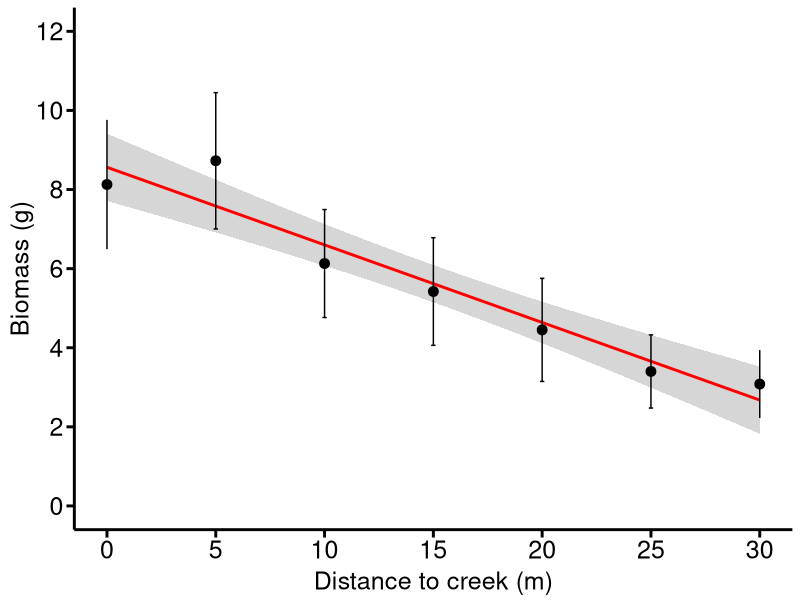
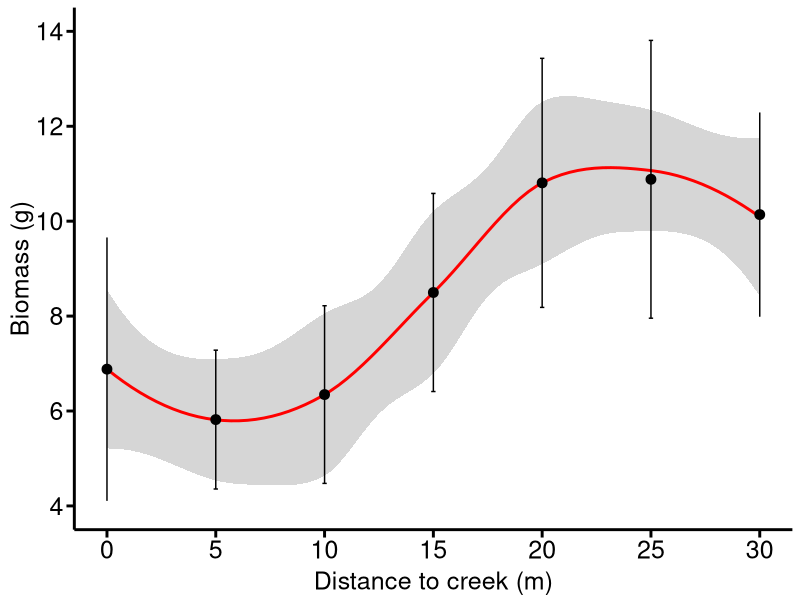
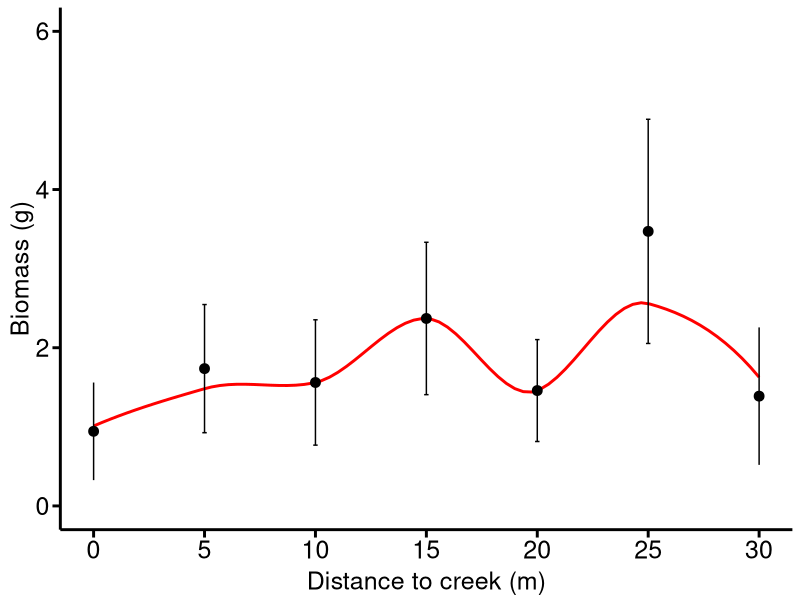
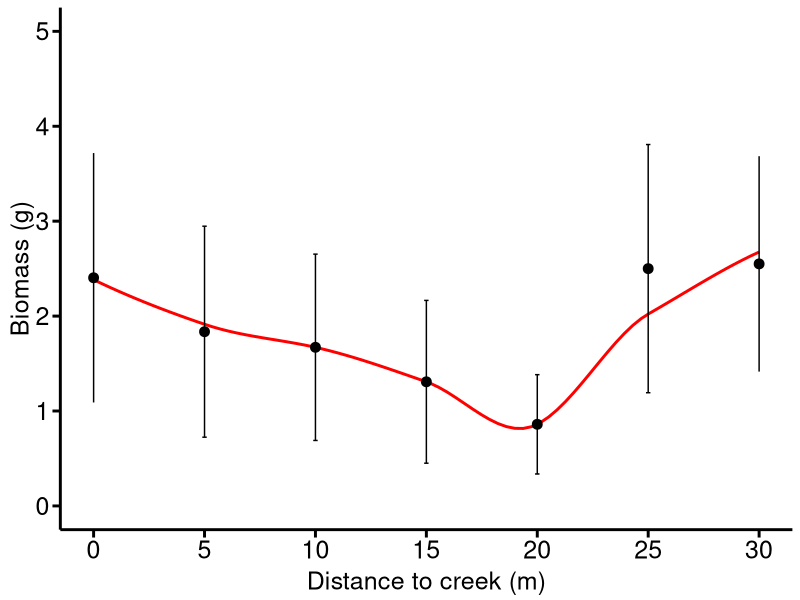
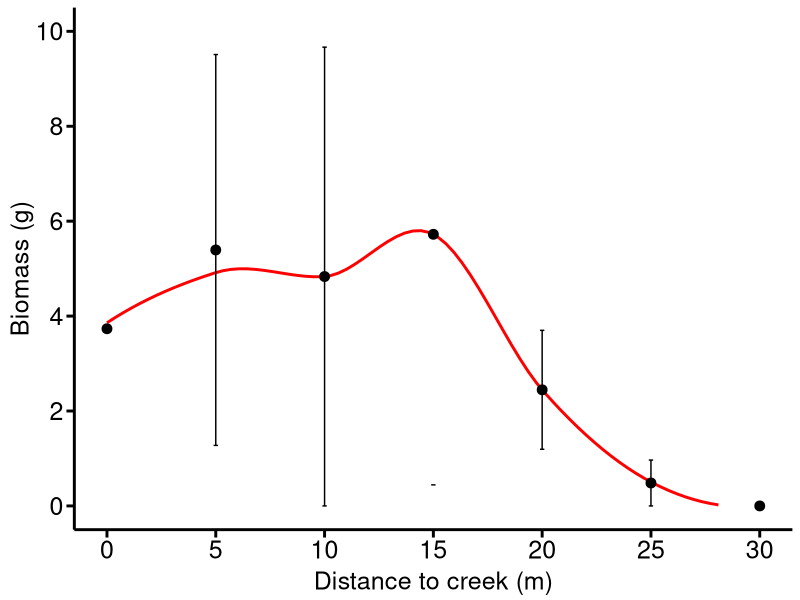

R code for these plots, in order:
rm(list=ls())
# 加载ggplot2包
library(ggplot2)
library(dplyr)

cbPalette = c("#F8766D", "#00BA38", "#619CFF", "#F564E3","#B79F00", "#00BFC4")
textcol = cbPalette
shape_values = c(15:20)
alphadegree = 0.2
FS = 18
pic_height = 4
pic_width = 5

mytheme = theme(
  legend.position = c(0.8, 0.25),       # 将图例放在右上角内侧
  legend.title = element_text(size = FS),    # 设置图例标题字体大小
  legend.text = element_text(size = FS-2),
  panel.grid.major=element_line(colour=NA),
  panel.grid.minor = element_blank(),
  panel.background = element_blank(),
  axis.line = element_line(size = 1),    # 修改x轴和y轴的线条粗细
  axis.ticks = element_line(size = 1),   # 修改刻度线的粗细
  axis.ticks.length = unit(0.20, "cm"),
  # axis.ticks.x = element_blank(),  # 移除x轴刻度线
  # axis.ticks.y = element_blank(),   # 移除y轴刻度线
  axis.title.x = element_text(size = FS,vjust = 0.5),
  axis.title.y = element_text(size = FS,vjust = 0.5),
  axis.text.x = element_text(size = FS,color='black'),
  axis.text.y = element_text(size = FS,color='black'),
  strip.text.x = element_text(size = FS,face="bold"),
  strip.text.y = element_text(size = FS,face="bold")
)

# 读取数据
data = read.csv("../../Data/PlantData/newdat.csv")
StatisticResult = c()
Species = unique(data$Species)
data_ST = data[data$Species == Species[1],] #130
# data_CS = data[data$Species == "CS",] #74
# data_CD = data[data$Species == "CD",] #35
# data_SM = data[data$Species == "SM",] #34
# data_IC = data[data$Species == "IC",] #9
summary_data <- data_ST %>%
  group_by(xDistance) %>%
  summarise(
    mean = mean(Biomass, na.rm = TRUE),
    se = sd(Biomass, na.rm = TRUE) / sqrt(n())
  )
# Linear fit
fit = lm(mean ~ xDistance, data = summary_data)
a = summary(fit)
RSquared = a$r.squared
Pvalue = 1- pf(a$fstatistic[1], a$fstatistic[2], a$fstatistic[3])
SR = cbind(Species[1],RSquared, Pvalue)
StatisticResult = rbind(StatisticResult,SR)

# Plot
p <- ggplot(summary_data, aes(x = xDistance, y = mean)) +
  geom_smooth(method = "glm", col = "red", se = TRUE) +
  geom_point(data = summary_data, aes(x = xDistance, y = mean), size = 3) +
  geom_errorbar(data = summary_data, aes(x = xDistance, ymin = mean - se, ymax = mean + se), width = 0.2) +
  labs(x = "Distance to creek (m)",
       y = "Biomass (g)") +
  # annotate("text", x = 12.5, y = 12, label = "Scirpus triqueter", fontface = "italic", size = 6, hjust = 0 ) +
  # annotate("text", x = 22.5, y = 10, label= expression(italic(paste("P<0.001, ",R^2, " = 0.93"))), size = 6 ) +
  scale_x_continuous(breaks=seq(0, 30, by=5), limits=c(0, 30)) +
  scale_y_continuous(breaks=seq(0, 12, by=2), limits=c(0, 12)) +  
  theme_minimal() +
  mytheme
p
file_name = paste("Biomass-Dis2creek_", Species[1], ".pdf", sep = "")
ggsave(p, filename = file_name, width=5, height=4) # 可以指定大小，如宽为12cm，高为10cm，需要指定保存路径


#################
# data_ST = data[data$Species == "ST",] #130
data_CS = data[data$Species == "CS",] #74
# data_CD = data[data$Species == "CD",] #35
# data_SM = data[data$Species == "SM",] #34
# data_IC = data[data$Species == "IC",] #9
summary_data <- data_CS %>%
  group_by(xDistance) %>%
  summarise(
    mean = mean(Biomass, na.rm = TRUE),
    se = sd(Biomass, na.rm = TRUE) / sqrt(n())
  )
# Linear fit
fit = lm(mean ~ xDistance, data = summary_data)
a = summary(fit)
RSquared = a$r.squared
Pvalue = 1- pf(a$fstatistic[1], a$fstatistic[2], a$fstatistic[3])
SR = cbind(Species[2],RSquared, Pvalue)
StatisticResult = rbind(StatisticResult,SR)
# Plot
p_CS <- ggplot(summary_data, aes(x = xDistance, y = mean)) +
  geom_smooth(method = "loess",col = "red", se = TRUE) +
  geom_point(data = summary_data, aes(x = xDistance, y = mean), size = 3) +
  geom_errorbar(data = summary_data, aes(x = xDistance, ymin = mean - se, ymax = mean + se), width = 0.2) +
  labs(x = "Distance to creek (m)",
       y = "Biomass (g)") +
  # annotate("text", x = 12.5, y = 14, label = "Carex scabrifolia", fontface = "italic", size = 6, hjust = 0) +
  theme_bw() +
  scale_x_continuous(breaks=seq(0, 30, by=5), limits=c (0, 30)) +
  scale_y_continuous(breaks=seq(4, 14, by = 2), limits=c(4, 14)) +
  theme_minimal() +
  mytheme
p_CS
ggsave(p_CS, file='Biomass-Dis2creek_CS.pdf', width=5, height=4) # 可以指定大小，如宽为12cm，高为10cm，需要指定保存路径

#################
# data_ST = data[data$Species == "ST",] #130
# data_CS = data[data$Species == "CS",] #74
data_CD = data[data$Species == "CD",] #35
# data_SM = data[data$Species == "SM",] #34
# data_IC = data[data$Species == "IC",] #9
summary_data <- data_CD %>%
  group_by(xDistance) %>%
  summarise(
    mean = mean(Biomass, na.rm = TRUE),
    se = sd(Biomass, na.rm = TRUE) / sqrt(n())
  )
# Linear fit
fit = lm(mean ~ xDistance, data = summary_data)
a = summary(fit)
RSquared = a$r.squared
Pvalue = 1- pf(a$fstatistic[1], a$fstatistic[2], a$fstatistic[3])
SR = cbind(Species[3],RSquared, Pvalue)
StatisticResult = rbind(StatisticResult,SR)
# Plot
p_CD <- ggplot(summary_data, aes(x = xDistance, y = mean)) +
  geom_smooth(method = "loess", col = 'red', se = TRUE) +
  geom_point(data = summary_data, aes(x = xDistance, y = mean), size = 3) +
  geom_errorbar(data = summary_data, aes(x = xDistance, ymin = mean - se, ymax = mean + se), width = 0.2) +
  labs(x = "Distance to creek (m)",
       y = "Biomass (g)") +
  # annotate("text", x = 12.5, y = 6.0, label = "Juncellus serotinus", fontface = "italic", size = 6, hjust = 0 ) +
  scale_x_continuous(breaks=seq(0, 30, by=5), limits=c (0, 30)) +
  scale_y_continuous(breaks=seq(0, 6, by=2), limits=c(0, 6)) +
  theme_minimal() +
  mytheme
p_CD
ggsave(p_CD, file='Biomass-Dis2creek_CD.pdf', width=5, height=4) # 可以指定大小，如宽为12cm，高为10cm，需要指定保存路径

#################
# data_ST = data[data$Species == "ST",] #130
# data_CS = data[data$Species == "CS",] #74
# data_CD = data[data$Species == "CD",] #35
data_SM = data[data$Species == "SM",] #34
# data_IC = data[data$Species == "IC",] #9
summary_data <- data_SM %>%
  group_by(xDistance) %>%
  summarise(
    mean = mean(Biomass, na.rm = TRUE),
    se = sd(Biomass, na.rm = TRUE) / sqrt(n())
  )
# Linear fit
fit = lm(mean ~ xDistance, data = summary_data)
a = summary(fit)
RSquared = a$r.squared
Pvalue = 1- pf(a$fstatistic[1], a$fstatistic[2], a$fstatistic[3])
SR = cbind(Species[4],RSquared, Pvalue)
StatisticResult = rbind(StatisticResult,SR)
# Plot
p_SM <- ggplot(summary_data, aes(x = xDistance, y = mean)) +
  geom_smooth(method = "loess", col = 'red', se = TRUE) +
  geom_point(data = summary_data, aes(x = xDistance, y = mean), size = 3) +
  geom_errorbar(data = summary_data, aes(x = xDistance, ymin = mean - se, ymax = mean + se), width = 0.2) +
  labs(x = "Distance to creek (m)",
       y = "Biomass (g)") +
  # annotate("text", x = 12.5, y = 5, label = "Scirpus mariqueter", fontface = "italic", size = 6, hjust = 0 ) +
  theme_bw() +
  # scale_x_continuous(breaks=seq(0, 30, by=5), limits=c(0, 30), expand = c(0, 0)) +
  scale_x_continuous(breaks=seq(0, 30, by=5), limits=c (0, 30)) +
  scale_y_continuous(breaks=seq(0, 5, by=1), limits=c(0, 5)) +
  theme_minimal() +
  mytheme
p_SM
ggsave(p_SM, file='Biomass-Dis2creek_SM.pdf', width=5, height=4) # 可以指定大小，如宽为12cm，高为10cm，需要指定保存路径

#################
# data_ST = data[data$Species == "ST",] #130
# data_CS = data[data$Species == "CS",] #74
# data_CD = data[data$Species == "CD",] #35
# data_SM = data[data$Species == "SM",] #34
data_IC = data[data$Species == "IC",] #9
summary_data <- data_IC %>%
  group_by(xDistance) %>%
  summarise(
    mean = mean(Biomass, na.rm = TRUE),
    se = sd(Biomass, na.rm = TRUE) / sqrt(n())
  )
# Linear fit
fit = lm(mean ~ xDistance, data = summary_data)
a = summary(fit)
RSquared = a$r.squared
Pvalue = 1- pf(a$fstatistic[1], a$fstatistic[2], a$fstatistic[3])
SR = cbind(Species[5],RSquared, Pvalue)
StatisticResult = rbind(StatisticResult,SR)
# Plot
p_IC <- ggplot(summary_data, aes(x = xDistance, y = mean)) +
  geom_smooth(method = "loess", col = 'red', se = FALSE) +
  geom_point(data = summary_data, aes(x = xDistance, y = mean), size = 3) +
  geom_errorbar(data = summary_data, aes(x = xDistance, ymin = mean - se, ymax = mean + se), width = 0.2) +
  labs(x = "Distance to creek (m)",
       y = "Biomass (g)") +
  # annotate("text", x = 12.5, y = 10, label = "Imperata cylindrica", fontface = "italic", size = 6, hjust = 0 ) +
  theme_bw() +
  scale_x_continuous(breaks=seq(0, 30, by=5), limits=c (0, 30)) +
  scale_y_continuous(breaks=seq(0, 10, by=2), limits=c(0, 10)) +
  theme_minimal() +
  mytheme
p_IC
ggsave(p_IC, file='Biomass-Dis2creek_IC.pdf', width=5, height=4) # 可以指定大小，如宽为12cm，高为10cm，需要指定保存路径

write.csv(StatisticResult, file = 'Biomass-xDistance.csv', row.names = TRUE)
